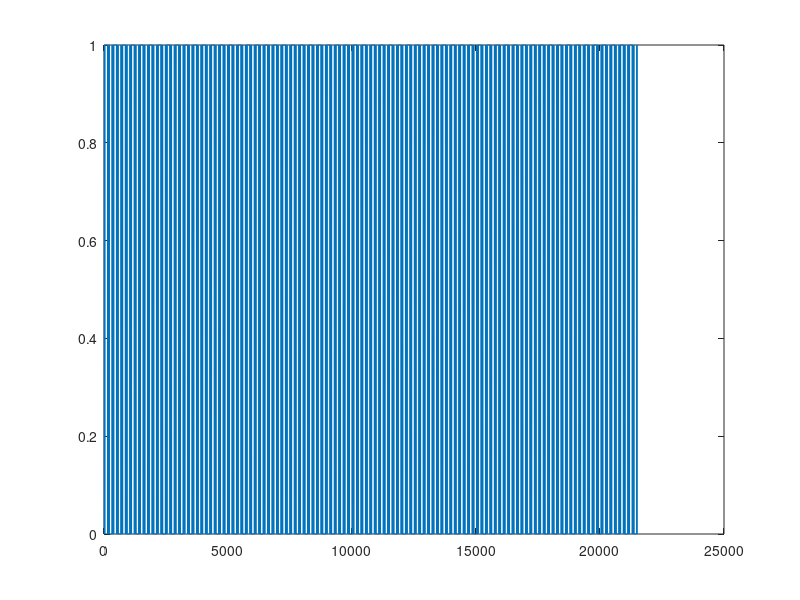
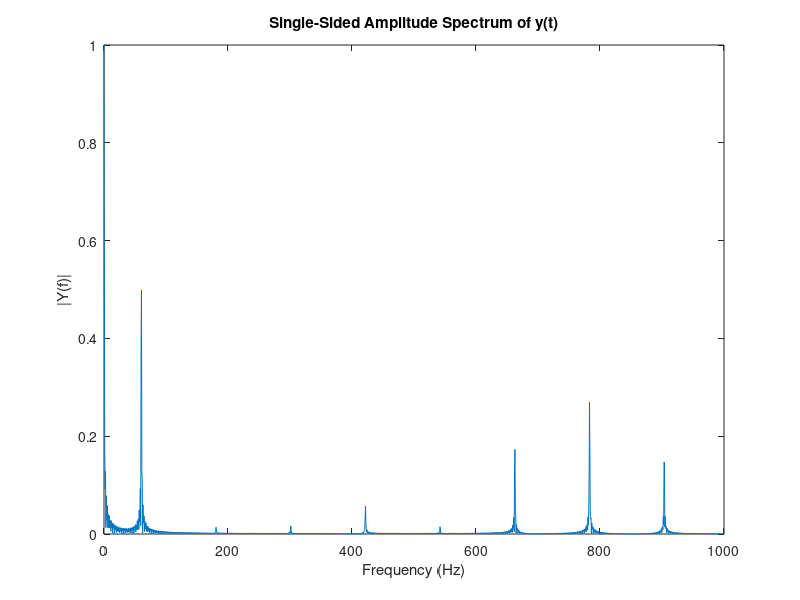

The MATLAB script that drew these images, in order:
%%%%%%%%%%%%%%%%%%%%%%%%%%%%%%%%%%%%%%%%%%%%%%%%%%%%%%%%%%%%%%%
% Analisis Eliminacion Selectiva de Armonicos
% Dibuja una seÃ±al cuadrada modificando los angulos de disparo
% GSIEP - Julio 2015
%%%%%%%%%%%%%%%%%%%%%%%%%%%%%%%%%%%%%%%%%%%%%%%%%%%%%%%%%%%%%%%

% Modificar SOLO las primeras lineas comentadas

Fs = 10000;       % Frecuencia de muestreo
fa = 60;          % Frecuencia de la seÃ±al
N = 60;         % Periodos de la seÃ±al a ver
%Fse = 100;       % Frecuencia max para mostrar el espectro

% a1 = 11.169924172563107;     % Angulo de Disparo 1 Mio 2
% a2 = 27.683362173690846;     % Angulo de Disparo 2
% a3 = 33.599973194424038;     % Angulo de Disparo 3
% a4 = 54.213083171476896;     % Angulo de Disparo 4
% a5 = 56.160000106032818;     % Angulo de Disparo 5

a1 = 12.170532507465893;     % Angulo de Disparo 1 mio DEF
a2 = 30.769930030487135;     % Angulo de Disparo 2
a3 = 36.875536946849422;     % Angulo de Disparo 3
a4 = 60.983108925136563;     % Angulo de Disparo 4
a5 = 62.643239796786368;     % Angulo de Disparo 5

% Prueba sin modulacion

% a1 = 90;     % Angulo de Disparo 1 Rashid
% a2 = 90;     % Angulo de Disparo 2
% a3 = 90;     % Angulo de Disparo 3
% a4 = 90.00;     % Angulo de Disparo 4
% a5 = 90.00;     % Angulo de Disparo 5

% Fin de prueba sin modulación

Vmax = 1;       % Valor Maximo de Salida
Vmin = 0;       % Valor Minimo de Salida

Ts = 1/Fs;
LEN = fix(Fs/fa); 

Vo = zeros(LEN/2,1);

for i=1:LEN/2

    if (i<LEN*a1/360)
        Vo(i)=Vmin;
    elseif (i<LEN*a2/360)
        Vo(i)=Vmax;
    elseif (i<LEN*a3/360)
        Vo(i)=Vmin;
    elseif (i<LEN*a4/360)
        Vo(i)=Vmax;
    elseif (i<LEN*a5/360)
        Vo(i)=Vmin;
    elseif (i<LEN*(180-a5)/360)
        Vo(i)=Vmax;
    elseif (i<LEN*(180-a4)/360)
        Vo(i)=Vmin;
    elseif (i<LEN*(180-a3)/360)
        Vo(i)=Vmax;    
    elseif (i<LEN*(180-a2)/360)
        Vo(i)=Vmin;
    elseif (i<LEN*(180-a1)/360)
        Vo(i)=Vmax;    
    else
        Vo(i)=Vmin;
    end

end

Vo2 = 1-Vo;
Voc = [Vo;Vo2];
Vodef = Voc;

for j=1:N-1
    Vodef=cat(1,Vodef,Voc);
end

Vodef = (Vodef);

figure()  % Plot de la seÃ±al en tiempo
plot((1:N*LEN)*Ts*fa*360,Vodef);

NFFT = 2^nextpow2(N*LEN); % Proxima Potencia de 2
Y = fft(Vodef,NFFT)/N/LEN;
f = Fs/2*linspace(0,1,NFFT/2+1);

Yo = 2*abs(Y(1:NFFT/2+1));
figure()    % Plot del espectro
plot(f(1:fix(length(f)/5)+1),Yo(1:fix(length(f)/5)+1))
title('Single-Sided Amplitude Spectrum of y(t)')
xlabel('Frequency (Hz)')
ylabel('|Y(f)|')
